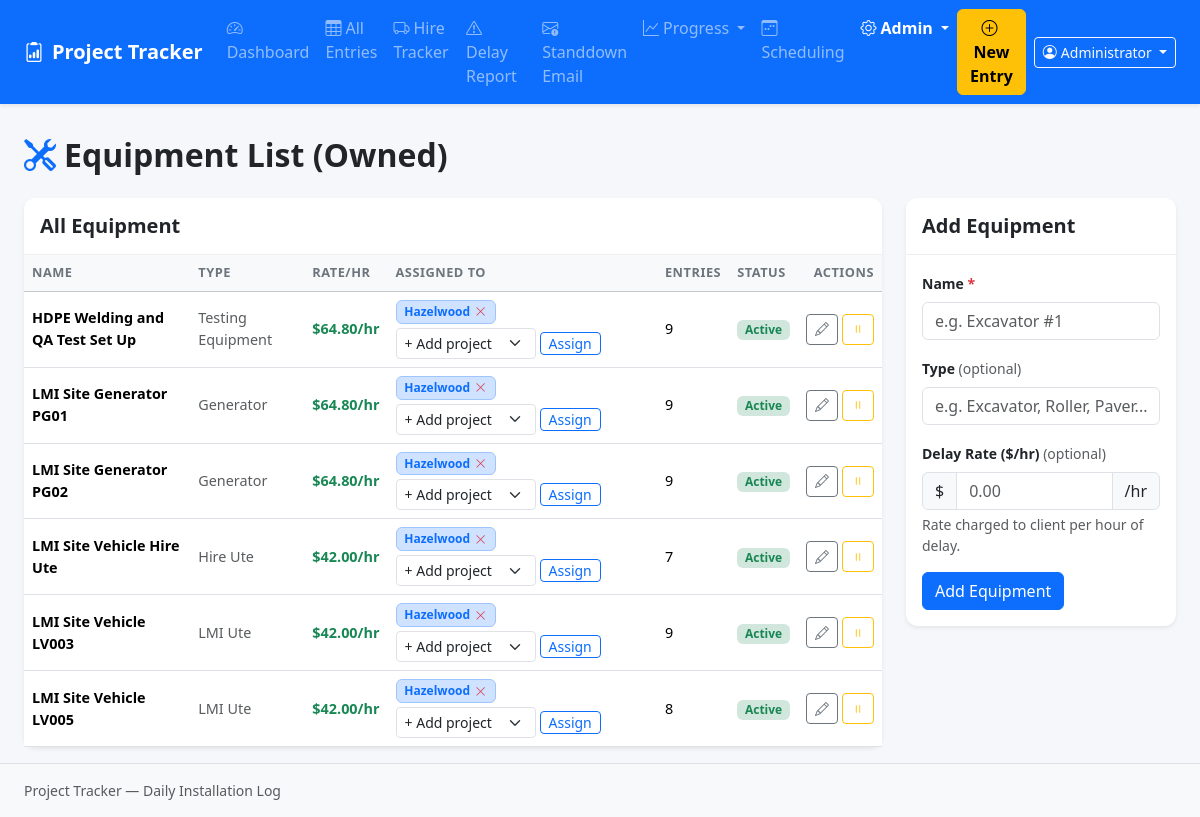
/admin/machines (signed in), run on the app's committed database.
### models.py (models this page shows, shortened)
class User(UserMixin, db.Model):
    id = db.Column(db.Integer, primary_key=True)
    username = db.Column(db.String(100), nullable=False, unique=True)
    display_name = db.Column(db.String(200))       # full name shown in entries
    password_hash = db.Column(db.String(256), nullable=False)
    is_admin = db.Column(db.Boolean, default=False)
    active = db.Column(db.Boolean, default=True)
    created_at = db.Column(db.DateTime, default=datetime.utcnow)
    entries = db.relationship('DailyEntry', backref='submitted_by_user', lazy=True)
    @property
    def is_active(self):
        return self.active

class Machine(db.Model):
    id = db.Column(db.Integer, primary_key=True)
    name = db.Column(db.String(200), nullable=False)
    machine_type = db.Column(db.String(100))
    delay_rate = db.Column(db.Float)
    active = db.Column(db.Boolean, default=True)
    created_at = db.Column(db.DateTime, default=datetime.utcnow)

class ProjectMachine(db.Model):
    id = db.Column(db.Integer, primary_key=True)
    project_id = db.Column(db.Integer, db.ForeignKey('project.id'), nullable=False)
    machine_id = db.Column(db.Integer, db.ForeignKey('machine.id'), nullable=False)
    assigned_date = db.Column(db.Date)        # optional: date machine arrived on site
    notes = db.Column(db.Text)
    created_at = db.Column(db.DateTime, default=datetime.utcnow)
    project = db.relationship('Project', backref='project_machines')
    machine = db.relationship('Machine', backref='project_assignments')

class Project(db.Model):
    id = db.Column(db.Integer, primary_key=True)
    name = db.Column(db.String(200), nullable=False)
    description = db.Column(db.Text)
    active = db.Column(db.Boolean, default=True)
    start_date = db.Column(db.Date)           # Day 1 of installation (for Gantt day→date mapping)
    planned_crew = db.Column(db.Integer)      # Estimated crew size for efficiency calculations
    hours_per_day = db.Column(db.Float)       # Quoted hours per working day
    quoted_days = db.Column(db.Integer)       # Total quoted working days for the job
    created_at = db.Column(db.DateTime, default=datetime.utcnow)
    entries = db.relationship('DailyEntry', backref='project', lazy=True)
    planned_data = db.relationship('PlannedData', backref='project',
                                   cascade='all, delete-orphan', lazy=True)
    non_work_dates = db.relationship('ProjectNonWorkDate', backref='project',
                                     cascade='all, delete-orphan',
                                     order_by='ProjectNonWorkDate.date')
    budgeted_roles = db.relationship('ProjectBudgetedRole', backref='project',
                                     cascade='all, delete-orphan', lazy=True)

### app.py (the view, shortened to what this page needs)
@app.route('/admin/machines', methods=['GET', 'POST'])
def admin_machines():
    machines = Machine.query.order_by(Machine.name).all()
    projects = Project.query.filter_by(active=True).order_by(Project.name).all()
    all_assignments = ProjectMachine.query.all()
    assignments_by_machine = {}
    for pm in all_assignments:
        assignments_by_machine.setdefault(pm.machine_id, []).append(pm)
    return render_template('admin/machines.html', machines=machines, projects=projects,
                           assignments_by_machine=assignments_by_machine)

### app.py (called while the page is built)
@login_manager.user_loader
def load_user(user_id):
    return User.query.get(int(user_id))

@app.context_processor
def inject_active_projects():
    try:
        projects = Project.query.filter_by(active=True).order_by(Project.name).all()
    except Exception:
        projects = []
    return {'_active_projects': projects}

@app.before_request
def require_login():
    public_endpoints = {'login', 'logout', 'static'}
    if request.endpoint not in public_endpoints and not current_user.is_authenticated:
        return redirect(url_for('login', next=request.url))

### templates/admin/machines.html (shortened to what this page needs)
{% extends "base.html" %}
{% block content %}
<div class="d-flex justify-content-between align-items-center mb-4">
  <h2 class="fw-bold mb-0"><i class="bi bi-tools me-2 text-primary"></i>Equipment List (Owned)</h2>
</div>
<div class="row g-4">
  <div class="col-lg-9">
    <div class="card border-0 shadow-sm">
      <div class="card-header bg-white py-3">
        <h5 class="mb-0 fw-semibold">All Equipment</h5>
      </div>
      <div class="card-body p-0">
        {% if machines %}
        <table class="table table-hover align-middle mb-0">
          <thead class="table-light">
            <tr>
              <th>Name</th>
              <th>Type</th>
              <th>Rate/hr</th>
              <th>Assigned To</th>
              <th>Entries</th>
              <th>Status</th>
              <th class="text-end">Actions</th>
            </tr>
          </thead>
          <tbody>
            {% for machine in machines %}
            {% set machine_assignments = assignments_by_machine.get(machine.id, []) %}
            {% set assigned_project_ids = machine_assignments | map(attribute='project_id') | list %}
            <tr>
              <td class="fw-semibold">{{ machine.name }}</td>
              <td class="text-muted">{{ machine.machine_type or '—' }}</td>
              <td>
                {% if machine.delay_rate %}
                  <span class="text-success fw-semibold">${{ '%.2f'|format(machine.delay_rate) }}/hr</span>
                {% else %}
                  <span class="text-muted">—</span>
                {% endif %}
              </td>
              <td style="min-width:200px;">
                <div class="d-flex flex-wrap gap-1 align-items-center">
                  {% for pm in machine_assignments %}
                  <span class="badge bg-primary-subtle text-primary border border-primary-subtle d-inline-flex align-items-center gap-1">
                    {{ pm.project.name }}
                    <form method="POST" class="d-inline m-0 p-0">
                      <button type="submit" class="btn btn-link p-0 m-0 text-danger" style="font-size:0.7rem;line-height:1;"
                              title="Remove assignment" onclick="return confirm('Remove from {{ pm.project.name }}?')">
                        <i class="bi bi-x-lg"></i>
                      </button>
                    </form>
                  </span>
                  {% endfor %}
                  <form method="POST" class="d-inline-flex gap-1 align-items-center">
                    <select name="project_id" class="form-select form-select-sm" style="width:auto;max-width:140px;">
                      <option value="">+ Add project</option>
                    </select>
                    <button type="submit" class="btn btn-sm btn-outline-primary py-0 px-2">Assign</button>
                  </form>
                </div>
              </td>
              <td>{{ machine.entries|length }}</td>
              <td>
                {% if machine.active %}
                  <span class="badge bg-success-subtle text-success">Active</span>
                {% else %}
                  <span class="badge bg-secondary-subtle text-secondary">Inactive</span>
                {% endif %}
              </td>
              <td class="text-end">
                <div class="d-flex gap-1 justify-content-end">
                  <button class="btn btn-sm btn-outline-secondary" type="button"
                          onclick="openEditMachine({{ machine.id }}, '{{ machine.name|replace("'", "\\'") }}', '{{ (machine.machine_type or '')|replace("'", "\\'") }}', '{{ machine.delay_rate or '' }}')"
                          title="Edit">
                    <i class="bi bi-pencil"></i>
                  </button>
                  <form method="POST" class="d-inline">
                    <button type="submit" class="btn btn-sm btn-outline-{% if machine.active %}warning{% else %}success{% endif %}"
                            title="{% if machine.active %}Deactivate{% else %}Activate{% endif %}">
                      <i class="bi bi-{% if machine.active %}pause{% else %}play{% endif %}"></i>
                    </button>
                  </form>
                </div>
              </td>
            </tr>
            {% endfor %}
          </tbody>
        </table>
        {% else %}
        <div class="text-center py-5 text-muted">
          <i class="bi bi-tools fs-1 d-block mb-2"></i>
          No equipment yet. Add your first item.
        </div>
        {% endif %}
      </div>
    </div>
  </div>
  <div class="col-lg-3">
    <div class="card border-0 shadow-sm">
      <div class="card-header bg-white py-3">
        <h5 class="mb-0 fw-semibold" id="formTitle">Add Equipment</h5>
      </div>
      <div class="card-body">
        <form method="POST" id="machineForm">
          <div class="mb-3">
            <label class="form-label fw-semibold">Name <span class="text-danger">*</span></label>
            <input type="text" name="name" id="machineName" class="form-control" required placeholder="e.g. Excavator #1">
          </div>
          <div class="mb-3">
            <label class="form-label fw-semibold">Type <span class="text-muted fw-normal">(optional)</span></label>
            <input type="text" name="machine_type" id="machineType" class="form-control"
                   placeholder="e.g. Excavator, Roller, Paver...">
          </div>
          <div class="mb-3">
            <label class="form-label fw-semibold">
              Delay Rate ($/hr) <span class="text-muted fw-normal">(optional)</span>
            </label>
            <div class="input-group">
              <span class="input-group-text">$</span>
              <input type="number" name="delay_rate" id="machineDelayRate" class="form-control"
                     min="0" step="0.01" placeholder="0.00">
              <span class="input-group-text">/hr</span>
            </div>
            <div class="form-text">Rate charged to client per hour of delay.</div>
          </div>
          <div class="d-flex gap-2">
            <button type="submit" class="btn btn-primary" id="submitBtn">Add Equipment</button>
          </div>
        </form>
      </div>
    </div>
  </div>
</div>
{% endblock %}

### templates/base.html (shortened to what this page needs)
<!DOCTYPE html>
<html lang="en">
<head>
  <link href="https://cdn.jsdelivr.net/npm/bootstrap@5.3.3/dist/css/bootstrap.min.css" rel="stylesheet">
  <link href="https://cdn.jsdelivr.net/npm/bootstrap-icons@1.11.3/font/bootstrap-icons.css" rel="stylesheet">
  <link href="{{ url_for('static', filename='css/custom.css') }}" rel="stylesheet">
</head>
<body>
<nav class="navbar navbar-expand-lg navbar-dark bg-primary shadow-sm">
  <div class="container-fluid px-4">
    <a class="navbar-brand fw-bold" href="{{ url_for('index') }}">
      <i class="bi bi-clipboard2-data me-2"></i>Project Tracker
    </a>
    <div class="collapse navbar-collapse" id="navMenu">
      <ul class="navbar-nav me-auto mb-2 mb-lg-0">
        <li class="nav-item">
          <a class="nav-link {% if request.endpoint == 'index' %}active{% endif %}" href="{{ url_for('index') }}">
            <i class="bi bi-speedometer2 me-1"></i>Dashboard
          </a>
        </li>
        <li class="nav-item">
          <a class="nav-link {% if request.endpoint == 'entries' %}active{% endif %}" href="{{ url_for('entries') }}">
            <i class="bi bi-table me-1"></i>All Entries
          </a>
        </li>
        <li class="nav-item">
          <a class="nav-link {% if request.endpoint and request.endpoint.startswith('hire') %}active{% endif %}"
             href="{{ url_for('hire_list') }}">
            <i class="bi bi-truck me-1"></i>Hire Tracker
          </a>
        </li>
        <li class="nav-item">
          <a class="nav-link {% if request.endpoint and 'delay_report' in request.endpoint %}active{% endif %}"
             href="{{ url_for('delay_report') }}">
            <i class="bi bi-exclamation-triangle me-1"></i>Delay Report
          </a>
        </li>
        <li class="nav-item">
          <a class="nav-link {% if request.endpoint == 'morning_standdown' %}active{% endif %}"
             href="{{ url_for('morning_standdown') }}">
            <i class="bi bi-envelope-exclamation me-1"></i>Standdown Email
          </a>
        </li>
        <li class="nav-item dropdown">
          <a class="nav-link dropdown-toggle {% if request.endpoint == 'project_dashboard' %}active{% endif %}"
             href="#" data-bs-toggle="dropdown">
            <i class="bi bi-graph-up me-1"></i>Progress
          </a>
        </li>
        <li class="nav-item">
          <a class="nav-link {% if request.endpoint and 'scheduling' in request.endpoint %}active{% endif %}"
             href="{{ url_for('scheduling_overview') }}">
            <i class="bi bi-calendar3-week me-1"></i>Scheduling
          </a>
        </li>
        <li class="nav-item dropdown">
          <a class="nav-link dropdown-toggle {% if request.endpoint and 'admin' in request.endpoint %}active{% endif %}"
             href="#" data-bs-toggle="dropdown">
            <i class="bi bi-gear me-1"></i>Admin
          </a>
        </li>
      </ul>
      <div class="d-flex align-items-center gap-2">
        <a href="{{ url_for('new_entry') }}" class="btn btn-warning fw-semibold">
          <i class="bi bi-plus-circle me-1"></i>New Entry
        </a>
        <div class="dropdown">
          <button class="btn btn-outline-light btn-sm dropdown-toggle" data-bs-toggle="dropdown">
            <i class="bi bi-person-circle me-1"></i>{{ current_user.display_name or current_user.username }}
          </button>
        </div>
      </div>
    </div>
  </div>
</nav>
<div class="container-fluid px-4 py-3">
  {% block content %}{% endblock %}
</div>
<footer class="footer mt-auto py-3 bg-light border-top">
  <div class="container-fluid px-4 text-muted small">
    Project Tracker &mdash; Daily Installation Log
  </div>
</footer>
</body>
</html>

### static/css/custom.css (style rules this page uses)
body { background-color: #f5f7fa; min-height: 100vh; display: flex; flex-direction: column; }
.container-fluid { max-width: 1400px; }
.card { border-radius: 0.75rem; }
.card-header { border-radius: 0.75rem 0.75rem 0 0 !important; border-bottom: 1px solid #eee; }
.table th { font-size: 0.8rem; font-weight: 600; text-transform: uppercase; letter-spacing: 0.04em; color: #6c757d; white-space: nowrap; }
.table td { font-size: 0.9rem; }
.navbar-dark .nav-link.active { font-weight: 600; }
.footer { margin-top: auto; }
.form-label.fw-semibold { font-size: 0.875rem; }
.badge { font-size: 0.75rem; }

### data on the page
User: display_name "Administrator"
Machine: name "HDPE Welding and QA Test Set Up", machine_type "Testing Equipment", delay_rate "64.80", entries|length "9", active "Active"
ProjectMachine: project.name "Hazelwood"
Machine: name "LMI Site Generator PG01", machine_type "Generator", delay_rate "64.80", entries|length "9", active "Active"
ProjectMachine: project.name "Hazelwood"
Machine: name "LMI Site Generator PG02", machine_type "Generator", delay_rate "64.80", entries|length "9", active "Active"
ProjectMachine: project.name "Hazelwood"
Machine: name "LMI Site Vehicle Hire Ute", machine_type "Hire Ute", delay_rate "42.00", entries|length "7", active "Active"
ProjectMachine: project.name "Hazelwood"
Machine: name "LMI Site Vehicle LV003", machine_type "LMI Ute", delay_rate "42.00", entries|length "9", active "Active"
ProjectMachine: project.name "Hazelwood"
Machine: name "LMI Site Vehicle LV005", machine_type "LMI Ute", delay_rate "42.00", entries|length "8", active "Active"
ProjectMachine: project.name "Hazelwood"
